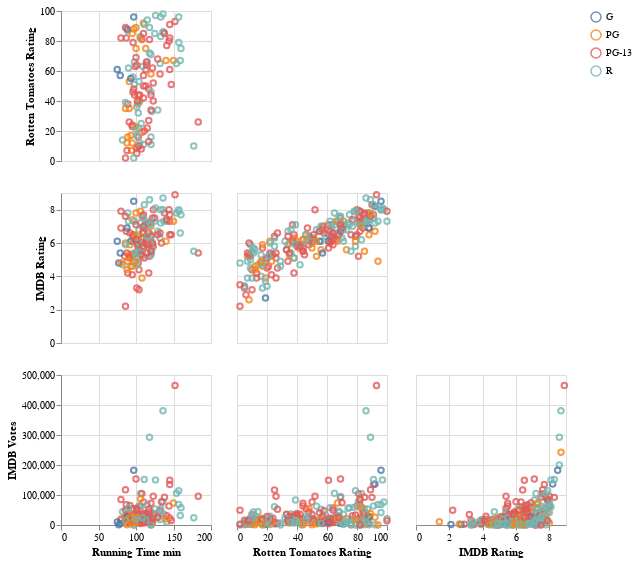

This figure's notebook cell:
### Code cell
aly.pair(movies, 'MPAA Rating')

### Figure 1 — Vega-Lite specification as saved in the notebook (floating-point values rounded to 4 significant figures; data arrays with more than 128 entries replaced by an {"elided": "..."} marker saying what was removed)
{"config": {"view": {"continuousWidth": 400, "continuousHeight": 300}}, "vconcat": [{"hconcat": [{"mark": "point", "encoding": {"color": {"condition": {"type": "nominal", "field": "MPAA Rating", "title": null, "selection": "selector004"}, "value": "lightgrey"}, "opacity": {"condition": {"value": 0.8, "selection": "selector005"}, "value": 0.2}, "tooltip": {"type": "quantitative", "field": ""}, "x": {"type": "quantitative", "axis": {"domain": false, "labels": false, "ticks": false, "title": ""}, "field": "Running Time min"}, "y": {"type": "quantitative", "field": "Rotten Tomatoes Rating"}}, "height": 150, "selection": {"selector004": {"type": "interval"}, "selector005": {"type": "multi", "fields": ["MPAA Rating"], "bind": "legend"}}, "width": 150}]}, {"hconcat": [{"mark": "point", "encoding": {"color": {"condition": {"type": "nominal", "field": "MPAA Rating", "title": null, "selection": "selector004"}, "value": "lightgrey"}, "opacity": {"condition": {"value": 0.8, "selection": "selector005"}, "value": 0.2}, "tooltip": {"type": "quantitative", "field": ""}, "x": {"type": "quantitative", "axis": {"domain": false, "labels": false, "ticks": false, "title": ""}, "field": "Running Time min"}, "y": {"type": "quantitative", "field": "IMDB Rating"}}, "height": 150, "selection": {"selector004": {"type": "interval"}, "selector005": {"type": "multi", "fields": ["MPAA Rating"], "bind": "legend"}}, "width": 150}, {"mark": "point", "encoding": {"color": {"condition": {"type": "nominal", "field": "MPAA Rating", "title": null, "selection": "selector004"}, "value": "lightgrey"}, "opacity": {"condition": {"value": 0.8, "selection": "selector005"}, "value": 0.2}, "tooltip": {"type": "quantitative", "field": ""}, "x": {"type": "quantitative", "axis": {"domain": false, "labels": false, "ticks": false, "title": ""}, "field": "Rotten Tomatoes Rating"}, "y": {"type": "quantitative", "axis": {"domain": false, "labels": false, "ticks": false, "title": ""}, "field": "IMDB Rating"}}, "height": 150, "selection": {"selector004": {"type": "interval"}, "selector005": {"type": "multi", "fields": ["MPAA Rating"], "bind": "legend"}}, "width": 150}]}, {"hconcat": [{"mark": "point", "encoding": {"color": {"condition": {"type": "nominal", "field": "MPAA Rating", "title": null, "selection": "selector004"}, "value": "lightgrey"}, "opacity": {"condition": {"value": 0.8, "selection": "selector005"}, "value": 0.2}, "tooltip": {"type": "quantitative", "field": ""}, "x": {"type": "quantitative", "field": "Running Time min"}, "y": {"type": "quantitative", "field": "IMDB Votes"}}, "height": 150, "selection": {"selector004": {"type": "interval"}, "selector005": {"type": "multi", "fields": ["MPAA Rating"], "bind": "legend"}}, "width": 150}, {"mark": "point", "encoding": {"color": {"condition": {"type": "nominal", "field": "MPAA Rating", "title": null, "selection": "selector004"}, "value": "lightgrey"}, "opacity": {"condition": {"value": 0.8, "selection": "selector005"}, "value": 0.2}, "tooltip": {"type": "quantitative", "field": ""}, "x": {"type": "quantitative", "field": "Rotten Tomatoes Rating"}, "y": {"type": "quantitative", "axis": {"domain": false, "labels": false, "ticks": false, "title": ""}, "field": "IMDB Votes"}}, "height": 150, "selection": {"selector004": {"type": "interval"}, "selector005": {"type": "multi", "fields": ["MPAA Rating"], "bind": "legend"}}, "width": 150}, {"mark": "point", "encoding": {"color": {"condition": {"type": "nominal", "field": "MPAA Rating", "title": null, "selection": "selector004"}, "value": "lightgrey"}, "opacity": {"condition": {"value": 0.8, "selection": "selector005"}, "value": 0.2}, "tooltip": {"type": "quantitative", "field": ""}, "x": {"type": "quantitative", "field": "IMDB Rating"}, "y": {"type": "quantitative", "axis": {"domain": false, "labels": false, "ticks": false, "title": ""}, "field": "IMDB Votes"}}, "height": 150, "selection": {"selector004": {"type": "interval"}, "selector005": {"type": "multi", "fields": ["MPAA Rating"], "bind": "legend"}}, "width": 150}]}], "data": {"name": "data-e90d4df046ad3f04f38334f0b864738f"}, "$schema": "https://vega.github.io/schema/vega-lite/v4.8.1.json", "datasets": {"data-e90d4df046ad3f04f38334f0b864738f": {"elided": "319 records"}}}
